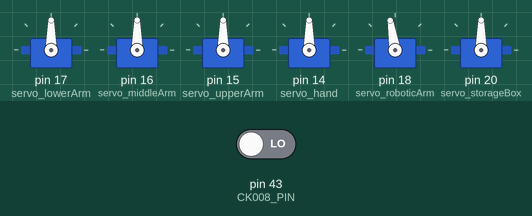
Simulated run of this sketch. Board: Arduino Mega 2560, built with avr-gcc and run on an emulated ATmega2560. Parts: 6 × servo. The test bench sets the inputs (shaded band); at power-on: pin 43 (CK008_PIN) LOW.

Above: at 0.15 s.
At 7.9 s:
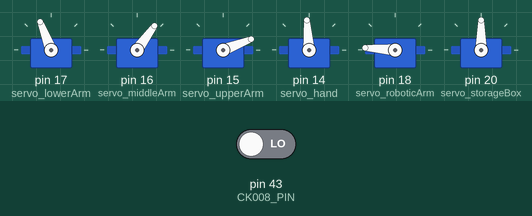
At 14.2 s:
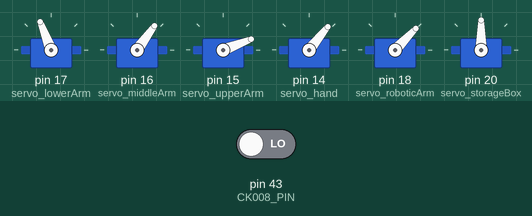
At 16.5 s:
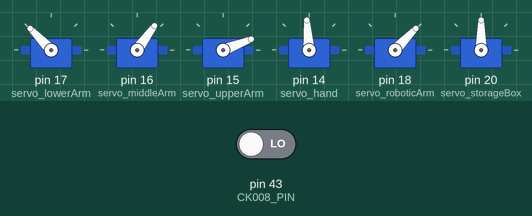
At 24.2 s:
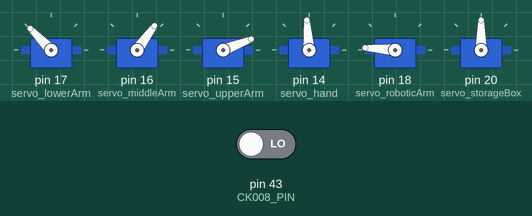
At 36.2 s:
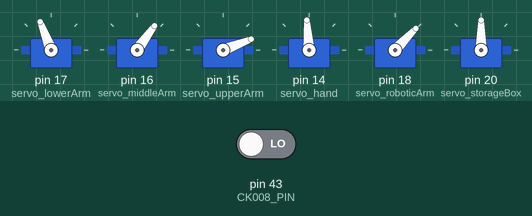
Timing chart, 0 to 40.0 s (numbered marks = the images above):
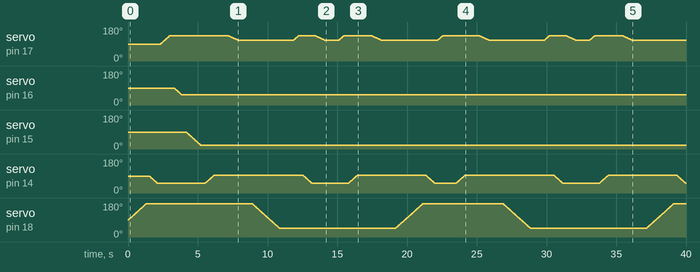

Measured:
- by itself, servo on pin 16 (servo_middleArm): moves from 90° to 54° over 0.54 s
- by itself, servo on pin 15 (servo_upperArm): moves from 90° to 21° over 1.0 s

The sketch:

all_servos.ino
```cpp
#include <Servo.h>
#include <CK008.h>
Servo servo_lowerArm, servo_middleArm, servo_upperArm, servo_hand;
Servo servo_roboticArm, servo_storageBox;
int cnt = 1;

#define CK008_PIN 43

CK008 ck008(CK008_PIN);

void block_placing(){
    rotate_roboticArm(177);
    delay(200);

    angle_hand(50);  //手张开
    delay(200);

    angle_lowerArm(135); //最底下的舵机到位
    delay(300);
    angle_middleArm(53);//第二个舵机到位
    delay(300);
    angle_upperArm(20); //最上面的舵机到位，打下来
    delay(300);

    angle_hand(95); //爪子合拢抓取
    delay(1000);

    angle_lowerArm_slow(110);//抬升
    delay(1000);

    rotate_roboticArm(45); //转180度
    delay(1000);

    angle_lowerArm(135); //下降，最底下的舵机到位
    delay(300);

    angle_hand(50); //爪子松开，放置
    delay(200);

    angle_lowerArm_slow(110);//抬升
    delay(1000);

    //下面是抓取
    angle_lowerArm(135); //最底下的舵机到位
    delay(300);

    angle_hand(95); //爪子合拢抓取
    delay(1000);

    angle_lowerArm_slow(110);//抬升
    delay(1000);
}

void setup(){
    while (1){
        if (ck008.detect() == TOUCHED)
            break;
    }

    servo_lowerArm.attach(17);
    servo_middleArm.attach(16);
    servo_upperArm.attach(15);
    servo_hand.attach(14);

    servo_roboticArm.attach(18);
    servo_storageBox.attach(20);

}

void loop(){
    block_placing();
}


void angle_hand(int angle){
    int now_angle;
    now_angle = servo_hand.read();

    if (angle < now_angle){
        for (int i = now_angle;i > angle;i--){
            servo_hand.write(i);
            delay(15);
        }
    }
    else if (angle > now_angle){
        for (int i = now_angle;i < angle;i++){
            servo_hand.write(i);
            delay(15);
        }
    }
}


void angle_upperArm(int angle){
    int now_angle;
    now_angle = servo_upperArm.read();

    if (angle < now_angle){
        for (int i = now_angle;i > angle;i--){
            servo_upperArm.write(i);
            delay(15);
        }
    }
    else if (angle > now_angle){
        for (int i = now_angle;i < angle;i++){
            servo_upperArm.write(i);
            delay(15);
        }
    }
}


void angle_middleArm(int angle){
    int now_angle;
    now_angle = servo_middleArm.read();

    if (angle < now_angle){
        for (int i = now_angle;i > angle;i--){
            servo_middleArm.write(i);
            delay(15);
        }
    }
    else if (angle > now_angle){
        for (int i = now_angle;i < angle;i++){
            servo_middleArm.write(i);
            delay(15);
        }
    }
}

void angle_lowerArm(int angle){
    int now_angle;
    now_angle = servo_lowerArm.read();

    if (angle < now_angle){
        for (int i = now_angle;i > angle;i--){
            servo_lowerArm.write(i);
            delay(15);
        }
    }
    else if (angle > now_angle){
        for (int i = now_angle;i < angle;i++){
            servo_lowerArm.write(i);
            delay(15);
        }
    }
}

void rotate_roboticArm(int angle){
    int now_angle;
    now_angle = servo_roboticArm.read();

    if (angle < now_angle){
        for (int i = now_angle;i > angle;i--){
            servo_roboticArm.write(i);
            delay(15);
        }
    }
    else if (angle > now_angle){
        for (int i = now_angle;i < angle;i++){
            servo_roboticArm.write(i);
            delay(15);
        }
    }
}

void rotate_storageBox(int angle){
    int now_angle;
    now_angle = servo_storageBox.read();

    if (angle < now_angle){
        for (int i = now_angle;i > angle;i--){
            servo_storageBox.write(i);
            delay(15);
        }
    }
    else if (angle > now_angle){
        for (int i = now_angle;i < angle;i++){
            servo_storageBox.write(i);
            delay(15);
        }
    }
}

void angle_lowerArm_slow(int angle){
    int now_angle;
    now_angle = servo_lowerArm.read();

    if (angle < now_angle){
        for (int i = now_angle;i > angle;i--){
            servo_lowerArm.write(i);
            delay(30);
        }
    }
    else if (angle > now_angle){
        for (int i = now_angle;i < angle;i++){
            servo_lowerArm.write(i);
            delay(30);
        }
    }
}
```
